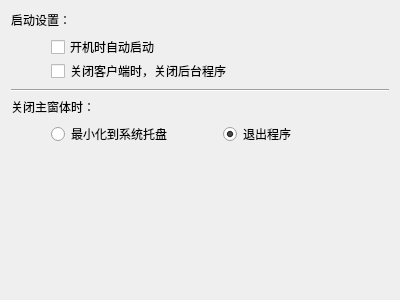
<?xml version="1.0" encoding="UTF-8"?>
<ui version="4.0">
 <class>base_set_weidget</class>
 <widget class="QWidget" name="base_set_weidget">
  <property name="geometry">
   <rect>
    <x>0</x>
    <y>0</y>
    <width>400</width>
    <height>300</height>
   </rect>
  </property>
  <property name="windowTitle">
   <string>Form</string>
  </property>
  <layout class="QHBoxLayout" name="horizontalLayout_4">
   <item>
    <layout class="QVBoxLayout" name="verticalLayout_3">
     <item>
      <widget class="QLabel" name="label">
       <property name="text">
        <string>启动设置：</string>
       </property>
      </widget>
     </item>
     <item>
      <layout class="QHBoxLayout" name="horizontalLayout">
       <item>
        <spacer name="horizontalSpacer">
         <property name="orientation">
          <enum>Qt::Horizontal</enum>
         </property>
         <property name="sizeType">
          <enum>QSizePolicy::Maximum</enum>
         </property>
         <property name="sizeHint" stdset="0">
          <size>
           <width>40</width>
           <height>20</height>
          </size>
         </property>
        </spacer>
       </item>
       <item>
        <layout class="QVBoxLayout" name="verticalLayout">
         <property name="spacing">
          <number>0</number>
         </property>
         <property name="sizeConstraint">
          <enum>QLayout::SetMinimumSize</enum>
         </property>
         <item>
          <widget class="QCheckBox" name="checkBox_start">
           <property name="sizePolicy">
            <sizepolicy hsizetype="Preferred" vsizetype="Fixed">
             <horstretch>0</horstretch>
             <verstretch>0</verstretch>
            </sizepolicy>
           </property>
           <property name="autoFillBackground">
            <bool>true</bool>
           </property>
           <property name="text">
            <string>开机时自动启动</string>
           </property>
          </widget>
         </item>
         <item>
          <widget class="QCheckBox" name="checkBox_close">
           <property name="sizePolicy">
            <sizepolicy hsizetype="Preferred" vsizetype="Fixed">
             <horstretch>0</horstretch>
             <verstretch>0</verstretch>
            </sizepolicy>
           </property>
           <property name="text">
            <string>关闭客户端时，关闭后台程序</string>
           </property>
          </widget>
         </item>
        </layout>
       </item>
      </layout>
     </item>
     <item>
      <widget class="Line" name="line">
       <property name="orientation">
        <enum>Qt::Horizontal</enum>
       </property>
      </widget>
     </item>
     <item>
      <layout class="QVBoxLayout" name="verticalLayout_2">
       <item>
        <widget class="QLabel" name="label_2">
         <property name="text">
          <string>关闭主窗体时：</string>
         </property>
        </widget>
       </item>
       <item>
        <layout class="QHBoxLayout" name="horizontalLayout_3">
         <item>
          <spacer name="horizontalSpacer_2">
           <property name="orientation">
            <enum>Qt::Horizontal</enum>
           </property>
           <property name="sizeType">
            <enum>QSizePolicy::Maximum</enum>
           </property>
           <property name="sizeHint" stdset="0">
            <size>
             <width>40</width>
             <height>20</height>
            </size>
           </property>
          </spacer>
         </item>
         <item>
          <layout class="QHBoxLayout" name="horizontalLayout_2">
           <item>
            <widget class="QRadioButton" name="radioButton_min">
             <property name="text">
              <string>最小化到系统托盘</string>
             </property>
            </widget>
           </item>
           <item>
            <widget class="QRadioButton" name="radioButton_exit">
             <property name="text">
              <string>退出程序</string>
             </property>
             <property name="checked">
              <bool>true</bool>
             </property>
            </widget>
           </item>
          </layout>
         </item>
        </layout>
       </item>
       <item>
        <spacer name="verticalSpacer">
         <property name="orientation">
          <enum>Qt::Vertical</enum>
         </property>
         <property name="sizeHint" stdset="0">
          <size>
           <width>20</width>
           <height>40</height>
          </size>
         </property>
        </spacer>
       </item>
      </layout>
     </item>
    </layout>
   </item>
  </layout>
 </widget>
 <resources/>
 <connections/>
</ui>
